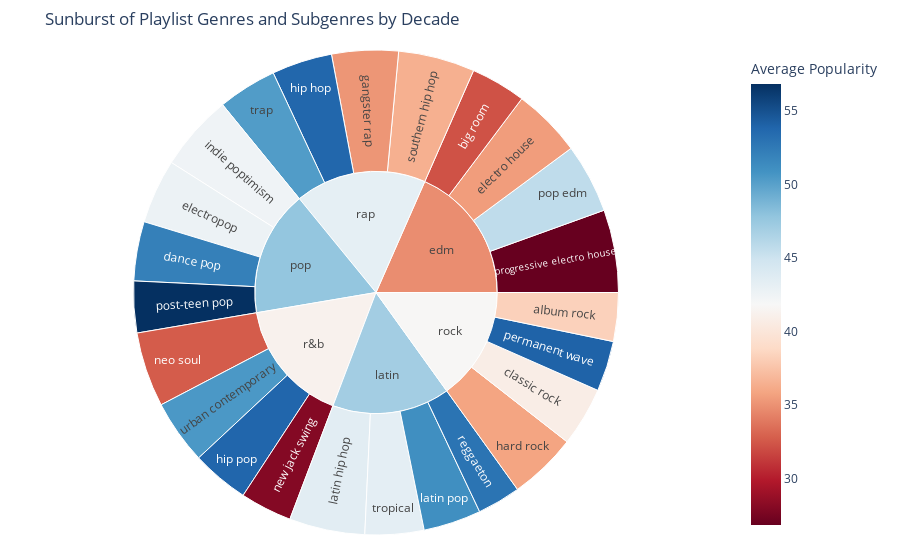

Notebook code cell kept with this figure:
### Code cell
# sunburst of selecting the songs of different decades (1950-1960, 1961-1970,…) for all->genres->subgenres

fig_sunburst = px.sunburst(
    df,
    path=['playlist_genre', 'playlist_subgenre'],
    values='count',
    color='avg_popularity',
    color_continuous_scale='RdBu',
    title='Sunburst of Playlist Genres and Subgenres by Decade'
)

fig_sunburst.update_layout(margin = dict(t=50, l=25, r=25, b=25),
                           coloraxis_colorbar = dict(title = 'Average Popularity'))
fig_sunburst.show()

### Figure 1 — Plotly figure (JSON) as saved in the notebook; plotly's stock layout.template omitted (floating-point values rounded to 4 significant figures)
{"data": [{"branchvalues": "total", "customdata": [[38.32], [32.28], [40.81], [52.08], [35.51], [42.73], [35.19], [35.84], [53.77], [53.84], [42.48], [43.48], [51.1], [32.69], [28.03], [54.0], [45.69], [56.83], [26.87], [52.93], [36.47], [50.31], [43.33], [50.52], [34.83], [47.04], [47.74], [41.22], [43.24], [41.73]], "domain": {"x": [0, 1], "y": [0, 1]}, "hovertemplate": "labels=%{label}<br>count=%{value}<br>parent=%{parent}<br>id=%{id}<br>avg_popularity=%{color}<extra></extra>", "ids": ["rock/album rock", "edm/big room", "rock/classic rock", "pop/dance pop", "edm/electro house", "pop/electropop", "rap/gangster rap", "rock/hard rock", "rap/hip hop", "r&b/hip pop", "pop/indie poptimism", "latin/latin hip hop", "latin/latin pop", "r&b/neo soul", "r&b/new jack swing", "rock/permanent wave", "edm/pop edm", "pop/post-teen pop", "edm/progressive electro house", "latin/reggaeton", "rap/southern hip hop", "rap/trap", "latin/tropical", "r&b/urban contemporary", "edm", "latin", "pop", "r&b", "rap", "rock"], "labels": ["album rock", "big room", "classic rock", "dance pop", "electro house", "electropop", "gangster rap", "hard rock", "hip hop", "hip pop", "indie poptimism", "latin hip hop", "latin pop", "neo soul", "new jack swing", "permanent wave", "pop edm", "post-teen pop", "progressive electro house", "reggaeton", "southern hip hop", "trap", "tropical", "urban contemporary", "edm", "latin", "pop", "r&b", "rap", "rock"], "marker": {"coloraxis": "coloraxis", "colors": [38.32, 32.28, 40.81, 52.08, 35.51, 42.73, 35.19, 35.84, 53.77, 53.84, 42.48, 43.48, 51.1, 32.69, 28.03, 54.0, 45.69, 56.83, 26.87, 52.93, 36.47, 50.31, 43.33, 50.52, 34.83, 47.04, 47.74, 41.22, 43.24, 41.73]}, "name": "", "parents": ["rock", "edm", "rock", "pop", "edm", "pop", "rap", "rock", "rap", "r&b", "pop", "latin", "latin", "r&b", "r&b", "rock", "edm", "pop", "edm", "latin", "rap", "rap", "latin", "r&b", "", "", "", "", "", ""], "type": "sunburst", "values": [1065, 1206, 1296, 1298, 1511, 1408, 1456, 1485, 1322, 1256, 1672, 1655, 1262, 1637, 1133, 1105, 1517, 1129, 1809, 948, 1674, 1291, 1288, 1405, 6043, 5153, 5507, 5431, 5743, 4951]}], "layout": {"coloraxis": {"colorbar": {"title": {"text": "Average Popularity"}}, "colorscale": [[0, "rgb(103,0,31)"], [0.1, "rgb(178,24,43)"], [0.2, "rgb(214,96,77)"], [0.3, "rgb(244,165,130)"], [0.4, "rgb(253,219,199)"], [0.5, "rgb(247,247,247)"], [0.6, "rgb(209,229,240)"], [0.7, "rgb(146,197,222)"], [0.8, "rgb(67,147,195)"], [0.9, "rgb(33,102,172)"], [1, "rgb(5,48,97)"]]}, "legend": {"tracegroupgap": 0}, "margin": {"b": 25, "l": 25, "r": 25, "t": 50}, "title": {"text": "Sunburst of Playlist Genres and Subgenres by Decade"}}}
